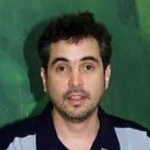
//> input picture images/man1.jpg, 150 x 150 px
$ ./twitter_gender images/man1.jpg   (built with g++ and OpenCV 4)
//> lines starting //> are read from the running program, lines starting //| are printed output that depends on the picture
#include <stdio.h>

#include "opencv2/core/core.hpp"
#include "opencv2/contrib/contrib.hpp"
#include "opencv2/highgui/highgui.hpp"

#include <curl/curl.h>

#include <iostream>
#include <fstream>
#include <sstream>

using namespace cv;
using namespace std;

static void read_csv(const string& filename, vector<Mat>& images, vector<int>& labels, char separator = ';') {
//> called with filename = "model.csv", separator = ';'
    std::ifstream file(filename.c_str(), ifstream::in);
    if (!file) {
        string error_message = "No valid input file was given, please check the given filename.";
        CV_Error(CV_StsBadArg, error_message);
    }
    string line, path, classlabel;
    while (getline(file, line)) {
        stringstream liness(line);
        getline(liness, path, separator);
        getline(liness, classlabel);
        if(!path.empty() && !classlabel.empty()) {
            images.push_back(imread(path, 0));
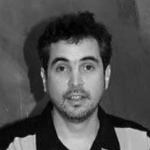
//> images[0]: 150 rows x 150 cols, CV_8UC1; min 0, max 214, mean 80.8
            labels.push_back(atoi(classlabel.c_str()));
        }
    }
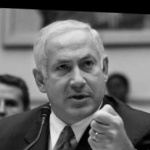
//> images[1]: 150 rows x 150 cols, CV_8UC1; min 0, max 241, mean 103.3
};

int main(int argc, const char *argv[]) {
  string fn_csv = "model.csv";
  string fn_predict = argv[1];

  vector<Mat> modelImages;
  vector<int> modelLabels;

  read_csv( fn_csv, modelImages, modelLabels );
//> modelLabels = [0, 0, 1, 1]

  Ptr<FaceRecognizer> model = createLBPHFaceRecognizer();
//> (the run ends here: the program stops with an error, at `model->train( modelImages, modelLabels );`)
